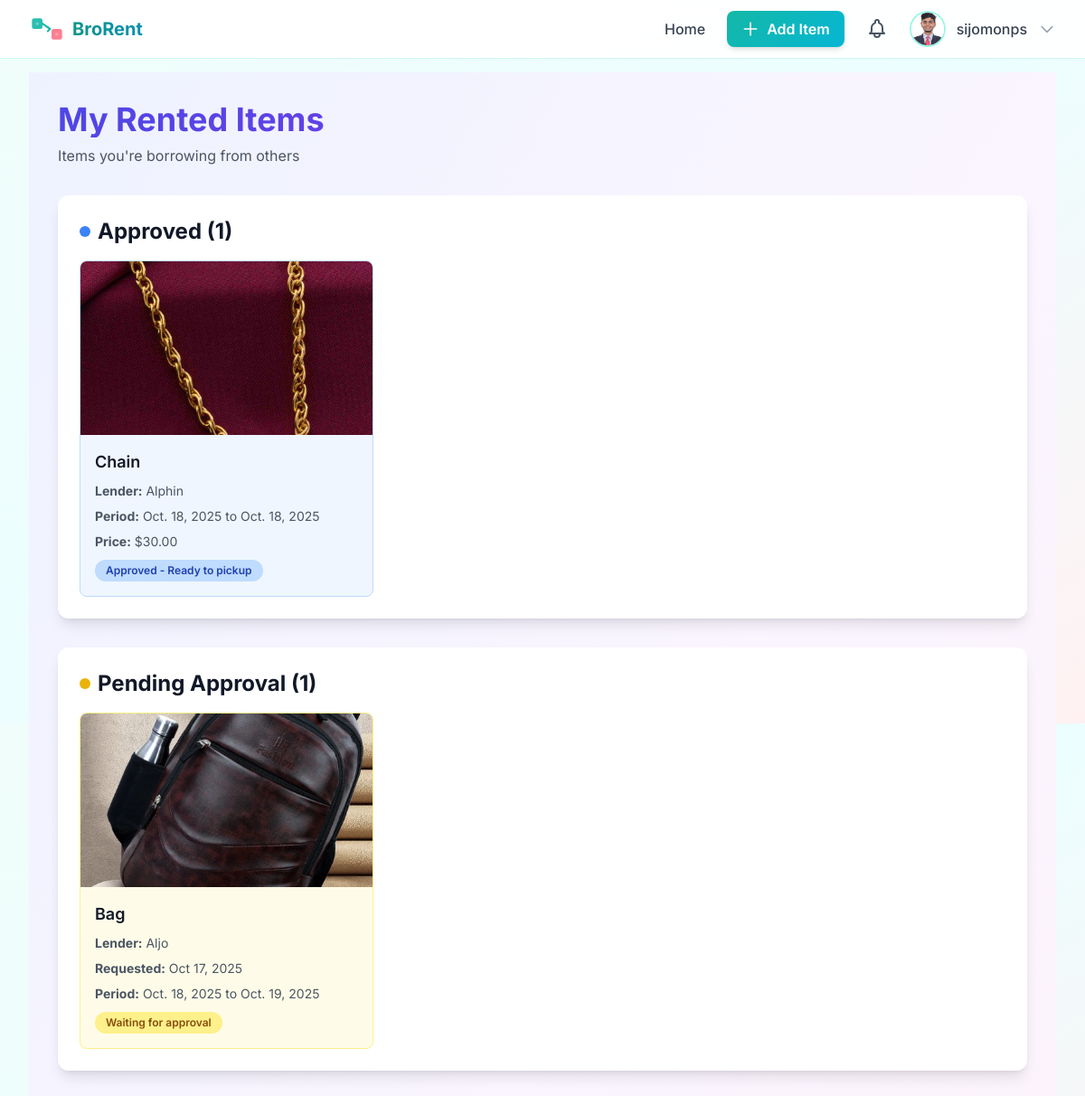
Page /my-rented-items/ (signed in) on the committed database.
### pages/models.py (models this page shows, shortened)
class CustomUser(AbstractUser):
    image = models.ImageField(upload_to='user_images/', blank=True, null=True)
    hostel_name = models.CharField(max_length=100)
    room_number = models.CharField(max_length=20)
    phone_number = models.CharField(max_length=15)

class Rental(models.Model):
    STATUS_CHOICES = [
        ('pending', 'Pending'),
        ('approved', 'Approved'),
        ('borrowed', 'Borrowed'),
        ('returned', 'Returned'),
        ('rejected', 'Rejected'),
        ('cancelled', 'Cancelled'),
    ]
    item = models.ForeignKey(Item, on_delete=models.CASCADE, related_name='rentals')
    borrower = models.ForeignKey(CustomUser, on_delete=models.CASCADE, related_name='borrowed_items')
    lender = models.ForeignKey(CustomUser, on_delete=models.CASCADE, related_name='lent_items')
    status = models.CharField(max_length=20, choices=STATUS_CHOICES, default='pending')
    request_date = models.DateTimeField(auto_now_add=True)
    start_date = models.DateField(help_text='When do you want to borrow the item?')
    end_date = models.DateField(help_text='When will you return the item?')
    approved_date = models.DateTimeField(null=True, blank=True)
    borrowed_date = models.DateTimeField(null=True, blank=True)
    returned_date = models.DateTimeField(null=True, blank=True)
    total_price = models.DecimalField(max_digits=10, decimal_places=2, null=True, blank=True)
    notes = models.TextField(blank=True, help_text='Any special requests or notes?')

class Item(models.Model):
    CATEGORY_CHOICES = [
        ('clothes', 'Clothes'),
        ('accessories', 'Accessories'),
        ('gadgets', 'Gadgets'),
        ('books', 'Books'),
        ('sports', 'Sports Equipment'),
        ('others', 'Others'),
    ]
    name = models.CharField(max_length=100)
    description = models.TextField()
    price = models.DecimalField(max_digits=7, decimal_places=2)
    owner = models.ForeignKey('CustomUser', on_delete=models.CASCADE)
    image = models.ImageField(upload_to='item_images/', blank=True, null=True)
    is_available = models.BooleanField(default=True)
    per_day = models.BooleanField(default=False, help_text='Is this price per day?')
    date_posted = models.DateTimeField(auto_now_add=True)
    category = models.CharField(max_length=20, choices=CATEGORY_CHOICES, default='others')

### pages/views.py (the view)
# urls.py: path('my-rented-items/', views.my_rented_items_view, name='user_items'),
@login_required(login_url='login')
def my_rented_items_view(request):
    my_rentals = Rental.objects.filter(borrower=request.user).select_related('item', 'lender').order_by('-request_date')
    active_rentals = my_rentals.filter(status='borrowed')
    pending_rentals = my_rentals.filter(status='pending')
    approved_rentals = my_rentals.filter(status='approved')
    completed_rentals = my_rentals.filter(status='returned')
    rejected_rentals = my_rentals.filter(status='rejected')
    context = {
        'active_rentals': active_rentals,
        'pending_rentals': pending_rentals,
        'approved_rentals': approved_rentals,
        'completed_rentals': completed_rentals,
        'rejected_rentals': rejected_rentals,
    }
    return render(request, 'my_rented_items.html', context)

### pages/context_processors.py (called while the page is built)
def unread_notifications_count(request) -> Dict[str, int]:
    user = getattr(request, 'user', None)
    if not user or not user.is_authenticated or not user.pk:
        return {"unread_notifications_count": 0}
    from .models import Notification
    count = Notification.objects.filter(user=user, read=False).count()
    return {"unread_notifications_count": count}

### templates/my_rented_items.html (shortened to what this page needs)
{% extends 'base.html' %}
{% block content %}
<div class="min-h-screen bg-gradient-to-br from-indigo-50 via-purple-50 to-pink-50 py-8">
    <div class="max-w-7xl mx-auto px-4 sm:px-6 lg:px-8">
        <div class="mb-8">
            <h1 class="text-4xl font-bold bg-gradient-to-r from-indigo-600 to-purple-600 bg-clip-text text-transparent mb-2">
            </h1>
            <p class="text-gray-600">Items you're borrowing from others</p>
        </div>
        {% if approved_rentals %}
        <div class="bg-white rounded-xl shadow-lg p-6 mb-8">
            <h2 class="text-2xl font-bold text-gray-900 mb-4 flex items-center">
                <span class="w-3 h-3 bg-blue-500 rounded-full mr-2"></span>
                Approved ({{ approved_rentals.count }})
            </h2>
            <div class="grid grid-cols-1 md:grid-cols-2 lg:grid-cols-3 gap-6">
                {% for rental in approved_rentals %}
                <div class="border border-blue-200 bg-blue-50 rounded-lg overflow-hidden hover:shadow-lg transition duration-200">
                    {% if rental.item.image %}
                        <img src="{{ rental.item.image.url }}" alt="{{ rental.item.name }}" class="w-full h-48 object-cover">
                    {% endif %}
                    <div class="p-4">
                        <h3 class="text-lg font-semibold text-gray-900 mb-2">{{ rental.item.name }}</h3>
                        <p class="text-sm text-gray-600 mb-2">
                            <strong>Lender:</strong> {{ rental.lender.username }}
                        </p>
                        <p class="text-sm text-gray-600 mb-2">
                            <strong>Period:</strong> {{ rental.start_date }} to {{ rental.end_date }}
                        </p>
                        <p class="text-sm text-gray-600 mb-2">
                            <strong>Price:</strong> ${{ rental.total_price }}
                        </p>
                        <span class="inline-block px-3 py-1 text-xs font-semibold rounded-full bg-blue-200 text-blue-800">
                            Approved - Ready to pickup
                        </span>
                    </div>
                </div>
                {% endfor %}
            </div>
        </div>
        {% endif %}
        {% if pending_rentals %}
        <div class="bg-white rounded-xl shadow-lg p-6 mb-8">
            <h2 class="text-2xl font-bold text-gray-900 mb-4 flex items-center">
                <span class="w-3 h-3 bg-yellow-500 rounded-full mr-2"></span>
                Pending Approval ({{ pending_rentals.count }})
            </h2>
            <div class="grid grid-cols-1 md:grid-cols-2 lg:grid-cols-3 gap-6">
                {% for rental in pending_rentals %}
                <div class="border border-yellow-200 bg-yellow-50 rounded-lg overflow-hidden hover:shadow-lg transition duration-200">
                    {% if rental.item.image %}
                        <img src="{{ rental.item.image.url }}" alt="{{ rental.item.name }}" class="w-full h-48 object-cover">
                    {% endif %}
                    <div class="p-4">
                        <h3 class="text-lg font-semibold text-gray-900 mb-2">{{ rental.item.name }}</h3>
                        <p class="text-sm text-gray-600 mb-2">
                            <strong>Lender:</strong> {{ rental.lender.username }}
                        </p>
                        <p class="text-sm text-gray-600 mb-2">
                            <strong>Requested:</strong> {{ rental.request_date|date:"M d, Y" }}
                        </p>
                        <p class="text-sm text-gray-600 mb-2">
                            <strong>Period:</strong> {{ rental.start_date }} to {{ rental.end_date }}
                        </p>
                        <span class="inline-block px-3 py-1 text-xs font-semibold rounded-full bg-yellow-200 text-yellow-800">
                            Waiting for approval
                        </span>
                    </div>
                </div>
                {% endfor %}
            </div>
        </div>
        {% endif %}
    </div>
</div>
{% endblock %}

### templates/base.html (shortened to what this page needs)
<!DOCTYPE html>
<html lang="en">
<head>
    <script src="https://cdn.tailwindcss.com"></script>
</head>
<body class="bg-gradient-to-br from-teal-50 via-cyan-50 to-rose-50 min-h-screen flex flex-col">
    <nav class="fixed w-full z-50 glass-effect border-b border-teal-100">
        <div class="max-w-7xl mx-auto px-4 sm:px-6 lg:px-8">
            <div class="flex items-center justify-between h-16">
                <div class="flex items-center">
                    <a href="{% url 'landing' %}" class="flex items-center space-x-2 logo-container group">
                        <span class="font-bold text-xl bg-gradient-to-r from-teal-600 to-cyan-600 bg-clip-text text-transparent group-hover:from-cyan-600 group-hover:to-rose-500 transition-all duration-300">BroRent</span>
                    </a>
                </div>
                <div class="flex items-center space-x-6">
                    <a href="{% url 'home' %}" class="nav-link text-gray-700 hover:text-teal-600 font-medium">Home</a>
                    {% if user.is_authenticated and not user.is_staff and not user.is_superuser %}
                    <a href="{% url 'item_create' %}" class="btn-primary text-white font-semibold py-2 px-4 rounded-lg flex items-center space-x-2 shadow-md">
                        <svg class="w-5 h-5" fill="none" stroke="currentColor" viewBox="0 0 24 24">
                            <path stroke-linecap="round" stroke-linejoin="round" stroke-width="2" d="M12 4v16m8-8H4"/>
                        </svg>
                        <span>Add Item</span>
                    </a>
                    {% endif %}
                    {% if user.is_authenticated %}
                        <a href="{% url 'notifications' %}" class="relative inline-flex items-center justify-center text-gray-600 hover:text-teal-600 transition-colors duration-200" title="Notifications">
                        </a>
                        <div class="relative group" id="profile-dropdown">
                            <button class="flex items-center space-x-3 group focus:outline-none">
                                <div class="profile-img-wrapper">
                                    {% if user.image %}
                                        <img src="{{ user.image.url }}" alt="{{ user.username }}" class="w-10 h-10 rounded-full border-2 border-teal-200 group-hover:border-teal-400 object-cover transition-all duration-300 group-hover:scale-110">
                                    {% else %}
                                        <div class="w-10 h-10 rounded-full bg-gradient-to-br from-teal-500 to-cyan-500 flex items-center justify-center text-white font-bold shadow-md group-hover:shadow-lg transition-all duration-300 group-hover:scale-110">
                                            {{ user.username|slice:":1"|upper }}
                                        </div>
                                    {% endif %}
                                </div>
                                <span class="font-medium text-gray-700 group-hover:text-teal-600 transition-colors duration-200">{{ user.username }}</span>
                                <svg class="w-5 h-5 text-gray-400 group-hover:text-teal-600 transition-colors duration-200" fill="none" stroke="currentColor" viewBox="0 0 24 24">
                                    <path stroke-linecap="round" stroke-linejoin="round" stroke-width="2" d="M19 9l-7 7-7-7"/>
                                </svg>
                            </button>
                        </div>
                    {% endif %}
                </div>
            </div>
        </div>
    </nav>
    <main class="flex-grow max-w-7xl mx-auto pt-20 pb-12 px-4 sm:px-6 lg:px-8 w-full">
        {% block content %}{% endblock %}
    </main>
</body>
</html>

### templates/base.html (style rules this page uses)
body { font-family: 'Inter', sans-serif; }
.glass-effect { background: rgba(255, 255, 255, 0.95); backdrop-filter: blur(10px); }
.logo-container { position: relative; display: inline-flex; align-items: center; justify-content: center; }
main { animation: fadeIn 0.6s ease-out; }
nav { animation: slideDown 0.5s ease-out; }
.btn-primary { background: linear-gradient(135deg, #14b8a6 0%, #06b6d4 100%); transition: all 0.3s ease; position: relative; overflow: hidden; }
.btn-primary::before { content: ''; position: absolute; top: 0; left: -100%; width: 100%; height: 100%; background: linear-gradient(90deg, transparent, rgba(255,255,255,0.3), transparent); transition: left 0.5s; }
.nav-link { position: relative; transition: color 0.3s ease; }
.nav-link::after { content: ''; position: absolute; width: 0; height: 2px; bottom: -4px; left: 0; background: linear-gradient(90deg, #14b8a6, #f43f5e); transition: width 0.3s ease; }
html { scroll-behavior: smooth; }
.profile-img-wrapper { position: relative; overflow: hidden; border-radius: 50%; }
.profile-img-wrapper::before { content: ''; position: absolute; inset: 0; background: linear-gradient(45deg, transparent, rgba(255,255,255,0.3), transparent); transform: translateX(-100%); transition: transform 0.6s; }
a, button { transition: all 0.3s cubic-bezier(0.4, 0, 0.2, 1); }

### rows in the picture
CustomUser: image (picture), username "sijomonps"
Rental: item.image (picture), item.name "Chain", lender.username "Alphin", start_date "Oct. 18, 2025", end_date "Oct. 18, 2025", total_price "30.00"
Rental: item.image (picture), item.name "Bag", lender.username "Aljo", request_date "Oct 17, 2025", start_date "Oct. 18, 2025", end_date "Oct. 19, 2025"

### other values in the picture
{{ approved_rentals.count }} "1"
{{ pending_rentals.count }} "1"
